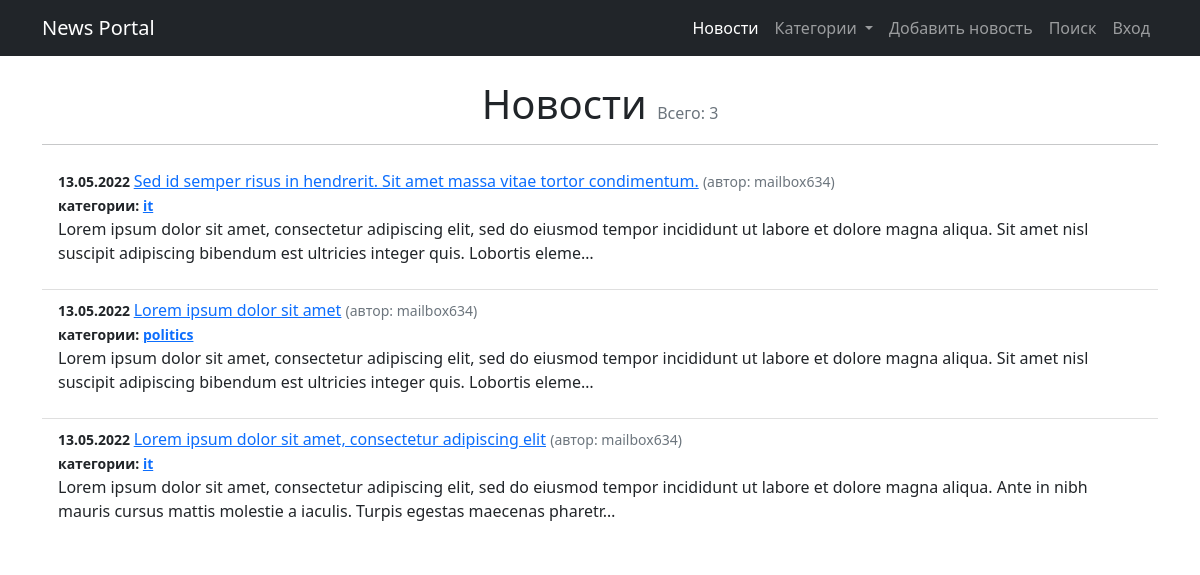
The page /news/ on the database as committed earlier.
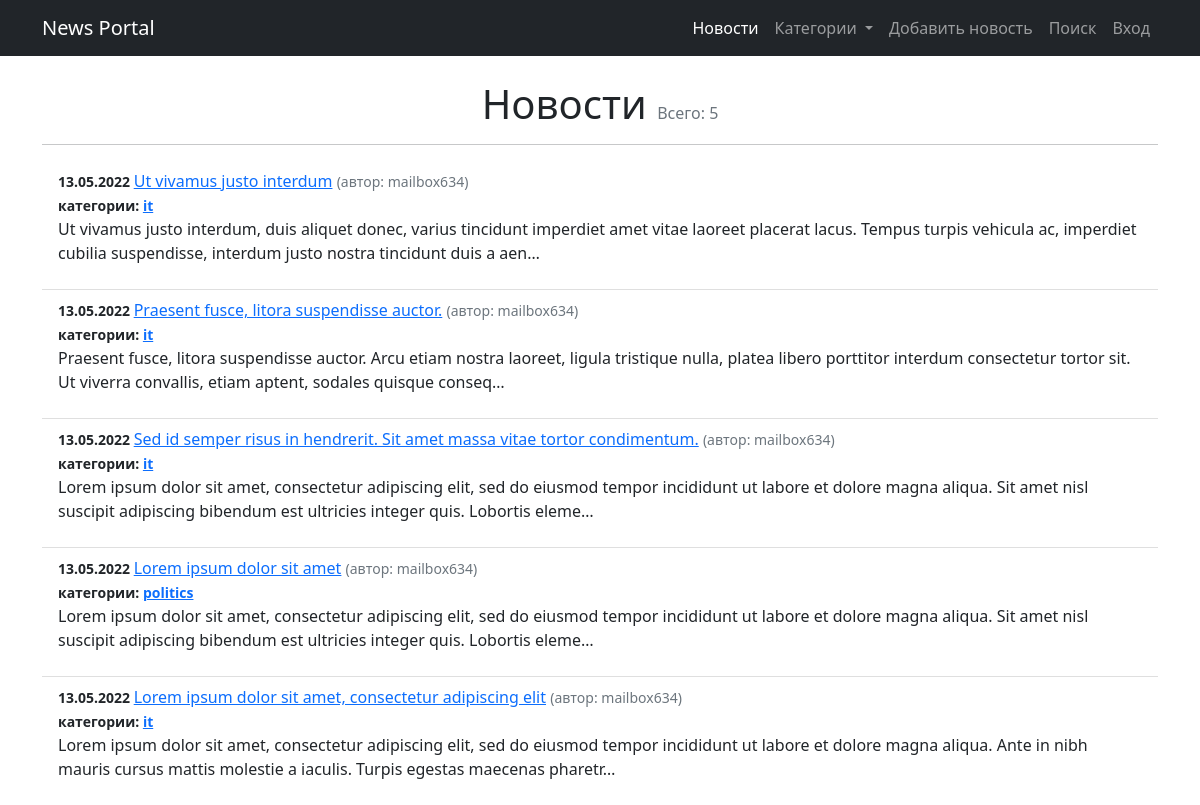
The same page on the database as committed later.
### news/models.py (models this page shows, shortened)
class Post(models.Model):
    article = 'AR'
    news = 'NW'
    POST_TYPE = [
        (article, 'статья'),
        (news, 'новость'),
    ]
    author = models.ForeignKey(Author, on_delete=models.CASCADE)
    post_type = models.CharField(
        max_length=2, choices=POST_TYPE, default=article)
    date = models.DateTimeField(auto_now_add=True)
    title = models.CharField(max_length=255)
    text = models.TextField()
    rating = models.IntegerField(default=0)
    category = models.ManyToManyField(
        Category, through='PostCategory')

class Author(models.Model):
    username = models.OneToOneField(
        User, on_delete=models.CASCADE, primary_key=True)
    rating = models.IntegerField(default=0)
    def __str__(self):
        return self.username.username

class Category(models.Model):
    name = models.CharField(max_length=255, unique=True)
    subscriber = models.ManyToManyField(
        'Subscriber', through='CategorySubscriber')
    def __str__(self):
        return self.name

### news/views.py (the view)
# urls.py: path('', NewsList.as_view(), name='news'),
class NewsList(ListView):
    model = Post
    ordering = '-date'
    template_name = 'news/news_list.html'
    context_object_name = 'news_list'
    paginate_by = 5
    def get_context_data(self, **kwargs):
        category_menu = Category.objects.all()
        context = super().get_context_data(**kwargs)
        context['is_not_authors'] = not self.request.user.groups.filter(
            name='authors').exists()
        context['category_menu'] = category_menu
        return context

### news/templatetags/custom_filters.py (called while the page is built)
@register.filter()
def format_date(value):
    return value.strftime("%d.%m.%Y")

@register.filter()
def censor(text):
    if type(text) != str:
        return "Type error. Is not string"
    for word in CENSOR_WORDS:
        text = re.sub(r'(?:'+word[1:]+'?)[^\s]+',
                      ("*" * (len(word) - 1)), text)
    return text

### templates/news/news_list.html (shortened to what this page needs)
{% extends 'flatpages/default.html' %}
{% load custom_filters %}
{% block content %}
<h1 class="text-center">Новости <span class="text-muted fs-6 fw-normal">Всего: {{ page_obj.paginator.count }}</span></h1>
<hr>
<ul class="list-group list-group-flush">
    {% for newspost in news_list %}
        <li class="list-group-item">
            <small class="fw-bold">{{ newspost.date | format_date }} </small>
            <a href="{% url 'news_post' newspost.id %}">{{ newspost.title | censor}}</a>
            <small class="text-muted ">(автор: {{ newspost.author}})</small> <br>
            <small class="fw-bold">категории:
                {% for category in newspost.category.all %}
                           <a href="{% url 'category_news_list' category %}">{{ category }}</a>
                {% endfor %}
            </small>
            <p>{{newspost.text | censor | truncatechars:210}}</p>
        </li>
    {% endfor %}
</ul>
{% endblock content %}

Rows that differ between the two databases and show on the page:
added Post: date "13.05.2022", title|censor "Ut vivamus justo interdum", author "mailbox634", text|censor "Ut vivamus justo interdum, duis aliquet donec, varius tincidunt imperdiet amet vitae laoreet placerat lacus. Tempus turpis vehicula ac, imperdiet cubilia suspendisse, interdum justo nostra tincidunt duis a aen…", Category (name "it")
added Post: date "13.05.2022", title|censor "Praesent fusce, litora suspendisse auctor.", author "mailbox634", text|censor "Praesent fusce, litora suspendisse auctor. Arcu etiam nostra laoreet, ligula tristique nulla, platea libero porttitor interdum consectetur tortor sit. Ut viverra convallis, etiam aptent, sodales quisque conseq…", Category (name "it")
Other text that changed with them:
{{ page_obj.paginator.count }}: "3" → "5"
